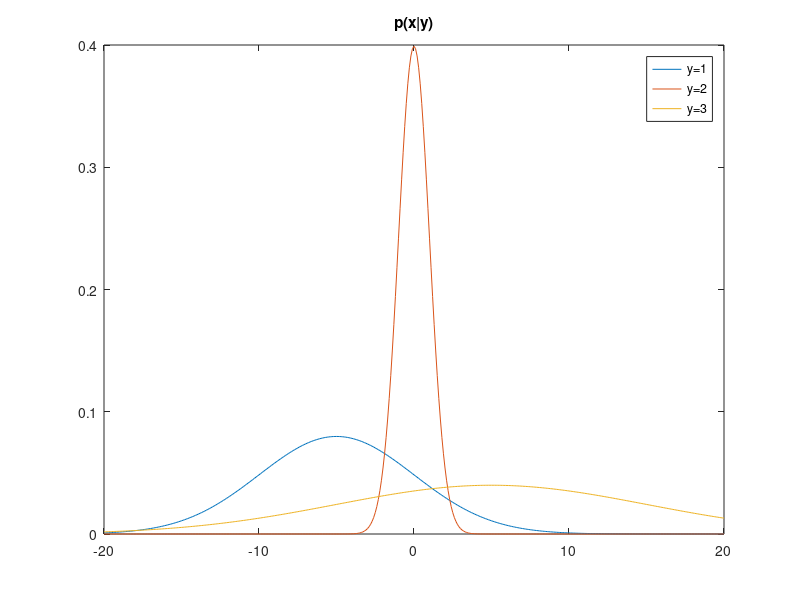
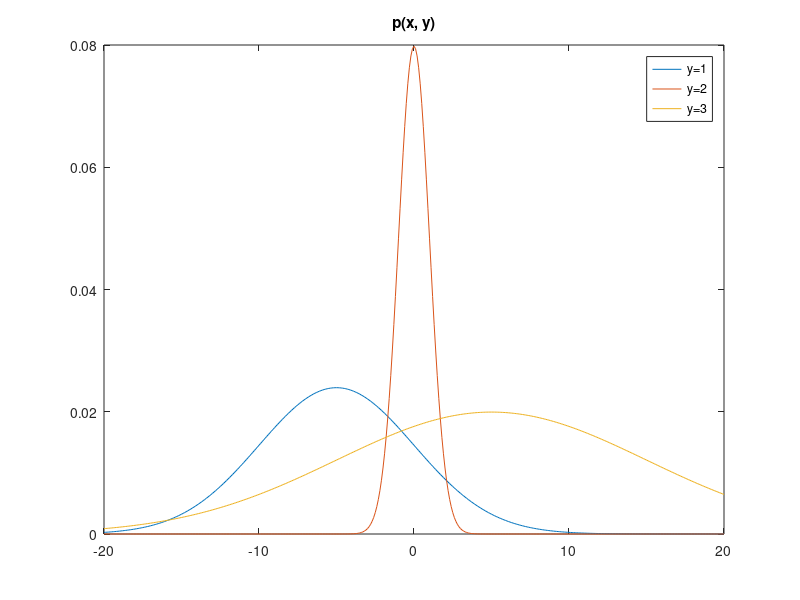
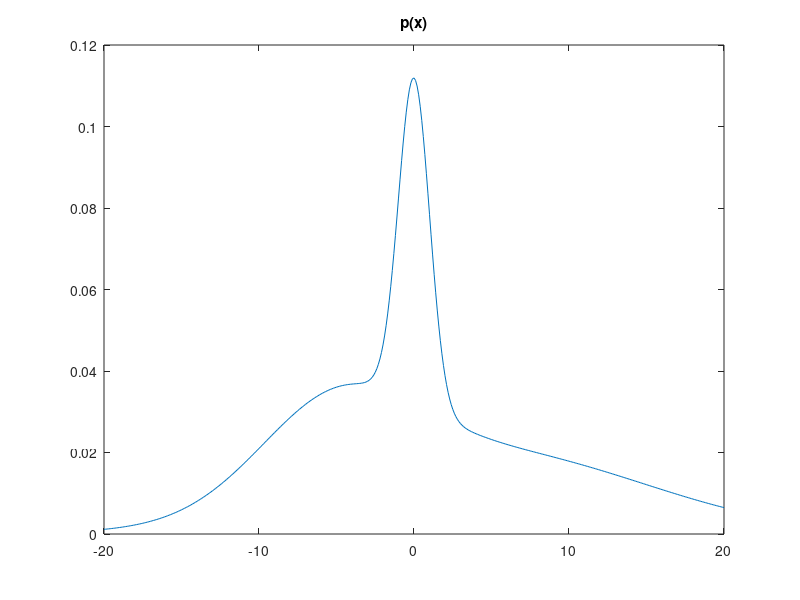
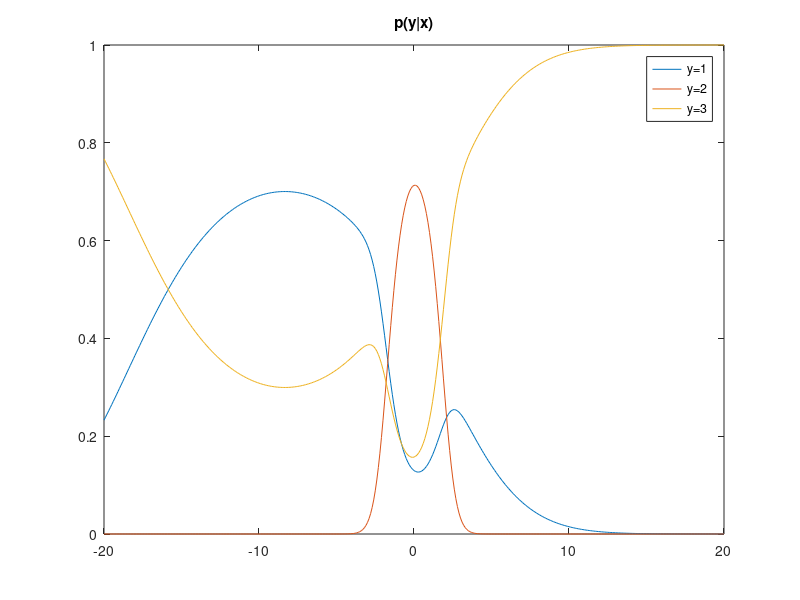

These charts were generated, in order, by the following MATLAB code:
clear; clc; close all
x = [-20:0.1:20];

norm1 = normpdf(x, -5, 5);
norm2 = normpdf(x, 0, 1);
norm3 = normpdf(x, 5, 10);
plot(x, norm1)
hold on
plot(x, norm2)
plot(x, norm3)
legend('y=1', 'y=2', 'y=3', 'location', 'best')
title('p(x|y)')

figure
joint1 = norm1 * 0.3;
joint2 = norm2 * 0.2;
joint3 = norm3 * 0.5;
plot(x, joint1)
hold on
plot(x, joint2)
plot(x, joint3)
legend('y=1', 'y=2', 'y=3', 'location', 'best')
title('p(x, y)')

figure
px = joint1 + joint2 + joint3;
plot(x, px)
title('p(x)')

figure
p_y1_x = joint1 ./ px;
p_y2_x = joint2 ./ px;
p_y3_x = joint3 ./ px;
plot(x, p_y1_x)
hold on
plot(x, p_y2_x)
plot(x, p_y3_x)
legend('y=1', 'y=2', 'y=3', 'location', 'best')
title('p(y|x)')
